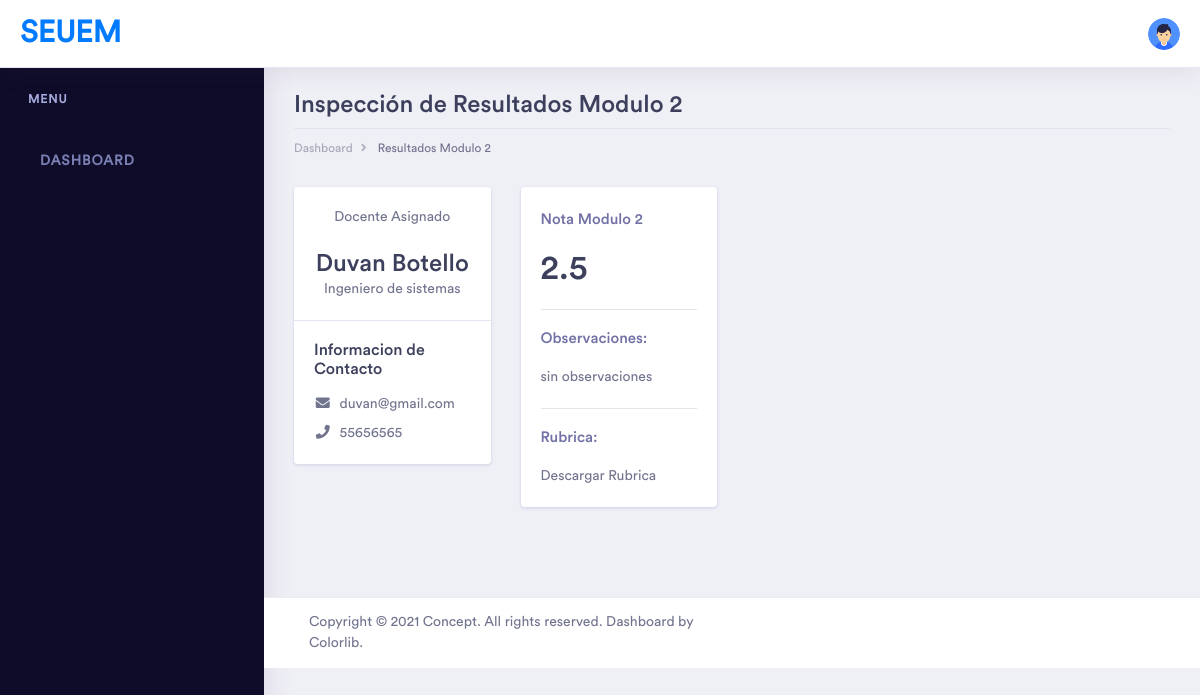
The page /resultadosm2 (signed in) on the database as committed earlier.
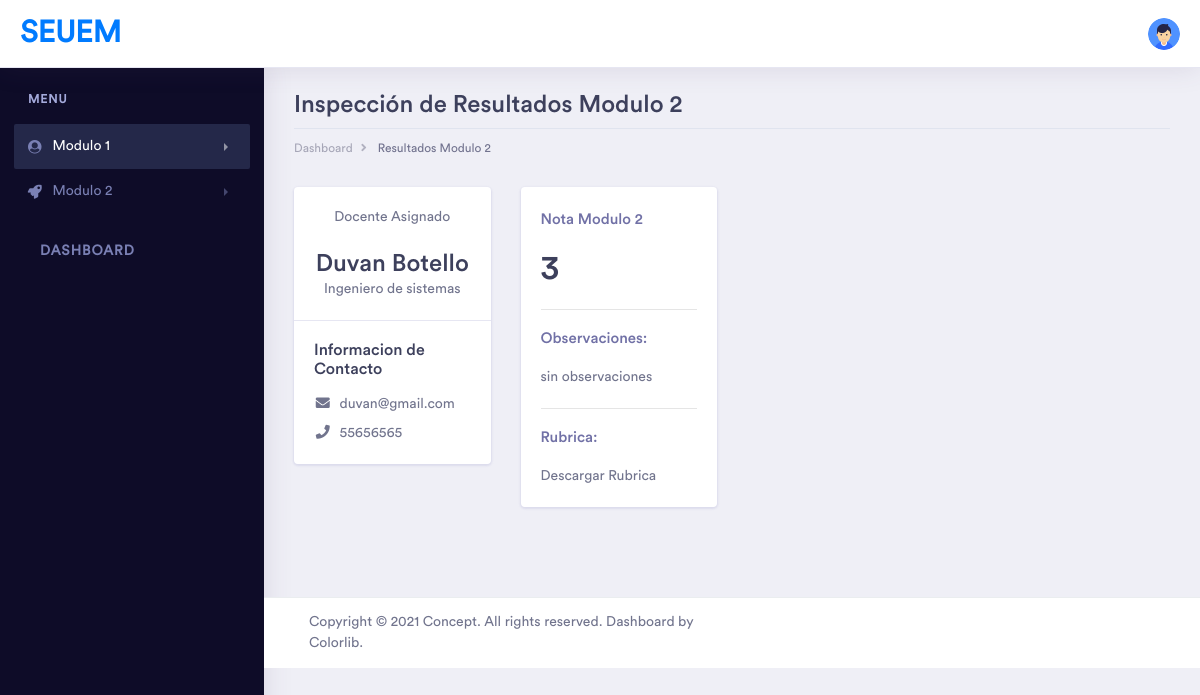
The same page on the database as committed later.
### student/models.py (models this page shows, shortened)
class Estudiantes(models.Model):
    user = models.OneToOneField(User, on_delete=models.CASCADE, primary_key=True)
    nombres = models.CharField(max_length=100, null=True, blank=False, verbose_name=('Nombres'))
    apellidos = models.CharField(max_length=100, null=True, blank=False, verbose_name=('Apellidos'))
    codigo_estudiante = models.CharField(max_length=100, unique=True, null=True, blank=False,
                                         verbose_name=('Codigo Estudiantil'))
    grado = models.ForeignKey(Grade, on_delete=models.CASCADE, null=True, blank=True,
                              verbose_name='Asigne un grado',
                              related_name='Grado', help_text='Seleccione un grado y asignelo')
    edad = models.CharField(max_length=10, null=True, blank=False, verbose_name=('Edad'))
    nombre_acudiente = models.CharField(max_length=100, null=True, blank=False, verbose_name=('Nombre del acudiente'))
    telefono_contacto = models.CharField(max_length=100, null=True, blank=False, verbose_name=('Contacto'))
    correo = models.EmailField(verbose_name=('Correo Electronico'))
    docente = models.OneToOneField(Docentes, on_delete=models.SET_NULL, null=True, blank=True, default=None,
                                   verbose_name='Asigne un docente',
                                   related_name='Docente', help_text='Seleccione un docente y asignelo')
    class Meta:
        verbose_name = 'Estudiante'
        verbose_name_plural = 'Estudiantes'

class Docentes(models.Model):
    nombres = models.CharField(max_length=100, null=True, blank=False, verbose_name=('Nombres'))
    apellidos = models.CharField(max_length=100, null=True, blank=False, verbose_name=('Apellidos'))
    documento = models.CharField(max_length=100, unique=True, null=True, blank=False,
                                 verbose_name=('Documento identidad'))
    edad = models.CharField(max_length=10, null=True, blank=False, verbose_name=('Edad'))
    titulo = models.CharField(max_length=100, null=True, blank=False, verbose_name=('Titulo academico'))
    telefono_contacto = models.CharField(max_length=100, null=True, blank=False, verbose_name=('Contacto'))
    correo = models.EmailField(verbose_name=('Correo Electronico'))
    class Meta:
        verbose_name = 'Docente'
        verbose_name_plural = 'Docentes'

class EntregaArchivos(models.Model):
    estudiante = models.ForeignKey(Estudiantes, on_delete=models.CASCADE)
    codigo_estudiante = models.CharField(max_length=100, null=True, blank=False,
                                         verbose_name=('Codigo Estudiantil'), unique=True)
    formato_guia = models.FileField(upload_to="archivos/", null=True, blank=True,
                                    verbose_name=('Plantilla Guia'))
    nota = models.CharField(max_length=10, null=True, blank=False, verbose_name=('Ingrese Nota'))
    observaciones = models.TextField(null=True, blank=False, verbose_name=('Ingrese Observaciones'))
    rubrica = models.FileField(upload_to="archivos/", null=True, blank=True,
                               verbose_name=('Rebrica de calificacion'))
    class Meta:
        verbose_name = 'Entrega'
        verbose_name_plural = 'Entregas'

### student/views.py (the view)
# urls.py: path('resultadosm2', ResultadosM2View.as_view(), name='resultadosm2'),
class ResultadosM2View(LoginRequiredMixin, View):
    template_name = 'student/resultados_m2.html'
    login_url = reverse_lazy('login:login_student')
    redirect_field_name = None
    def get(self, request, *args, **kwargs):
        return render(request, self.template_name)

### article/templatetags/tag_article.py (called while the page is built)
@register.simple_tag()
def get_convocatoria():
    return Convocatoria.objects.last()

@register.simple_tag()
def get_entrega_all(estudiante):
    estudiante = EntregaArchivos.objects.filter(estudiante=estudiante).first()
    if estudiante:
        return estudiante
    return None

### student/templates/student/resultados_m2.html (shortened to what this page needs)
{% extends 'login/base_das.html' %}
{% load static tag_article %}
{% block titledas %}Inspección de Resultados Modulo 2{% endblock titledas %}
{% block ubicacion_das %}Resultados Modulo 2{% endblock ubicacion_das %}
{% block contentblock %}
    <div class="row">
        {% if request.user.estudiantes.docente %}
            <div class="col-xl-3 col-lg-3 col-md-5 col-sm-12 col-12">
                <div class="card">
                    <div class="card-body">
                        <div class="text-center">Docente Asignado</div>
                        <br>
                        <div class="text-center">
                            <h2 class="font-24 mb-0">{{ request.user.estudiantes.docente.nombres }} {{ request.user.estudiantes.docente.apellidos }}</h2>
                            <p>{{ request.user.estudiantes.docente.titulo }}</p>
                        </div>
                    </div>
                    <div class="card-body border-top">
                        <h3 class="font-16">Informacion de Contacto</h3>
                        <div class="">
                            <ul class="list-unstyled mb-0">
                                <li class="mb-2"><i
                                        class="fas fa-fw fa-envelope mr-2"></i>{{ request.user.estudiantes.docente.correo }}
                                </li>
                                <li class="mb-0"><i
                                        class="fas fa-fw fa-phone mr-2"></i>{{ request.user.estudiantes.docente.telefono_contacto }}
                                </li>
                            </ul>
                        </div>
                    </div>
                </div>
            </div>
        {% endif %}
        {% get_entrega_all request.user.estudiantes as estudiante_entrega %}
        {% if estudiante_entrega.nota %}
            <div class="col-xl-3 col-lg-6 col-md-6 col-sm-12 col-12">
                <div class="card">
                    <div class="card-body">
                        <h5 class="text-muted">Nota Modulo 2</h5>
                        <div class="metric-value d-inline-block">
                            <h1 class="mb-1">{{ estudiante_entrega.nota }}</h1>
                        </div>
                        <hr>
                        <h5 class="text-muted">Observaciones: </h5>
                        <p>{{ estudiante_entrega.observaciones }}</p>
                        <hr>
                        <h5 class="text-muted">Rubrica: </h5>
                        {% if estudiante_entrega.rubrica %}
                            <a href="{{ estudiante_entrega.rubrica.url }}"
                               target="_blank">Descargar Rubrica</a>
                        {% else %}
                            No se ha subido, Rubrica al sistema.
                        {% endif %}
                    </div>
                </div>
            </div>
        {% endif %}
    </div>
{% endblock contentblock %}

### login/templates/login/base_das.html (shortened to what this page needs)
{% load static tag_article %}
<!doctype html>
<html lang="es">
<head>
    <link rel="stylesheet" href="{% static 'assets/vendor/bootstrap/css/bootstrap.min.css' %}">
    <link href="{% static 'assets/vendor/fonts/circular-std/style.css' %}" rel="stylesheet">
    <link rel="stylesheet" href="{% static 'assets/libs/css/style.css' %}">
    <link rel="stylesheet" href="{% static 'assets/vendor/fonts/fontawesome/css/fontawesome-all.css' %}">
    <link rel="stylesheet" href="{% static 'assets/vendor/charts/chartist-bundle/chartist.css' %}">
    <link rel="stylesheet" href="{% static 'assets/vendor/charts/morris-bundle/morris.css' %}">
    <link rel="stylesheet"
          href="{% static 'assets/vendor/fonts/material-design-iconic-font/css/materialdesignicons.min.css' %}">
    <link rel="stylesheet" href="{% static 'assets/vendor/charts/c3charts/c3.css' %}">
    <link rel="stylesheet" href="{% static 'assets/vendor/fonts/flag-icon-css/flag-icon.min.css' %}">
</head>
<body>
<div class="dashboard-main-wrapper">
    {% resultados request.user.estudiantes.codigo_estudiante as resultados_test %}
    {% get_convocatoria as convocatoria %}
    <div class="dashboard-header">
        <nav class="navbar navbar-expand-lg bg-white fixed-top">
            <a class="navbar-brand" href="{% url 'login:dashboard' %}">SEUEM</a>
            <div class="collapse navbar-collapse " id="navbarSupportedContent">
                <ul class="navbar-nav ml-auto navbar-right-top">
                    <li class="nav-item dropdown nav-user">
                        <a class="nav-link nav-user-img" href="#" id="navbarDropdownMenuLink2" data-toggle="dropdown"
                           aria-haspopup="true" aria-expanded="false"><img
                                src="{% static 'assets/avatar.png' %}" alt=""
                                class="user-avatar-md rounded-circle"></a>
                    </li>
                </ul>
            </div>
        </nav>
    </div>
    <div class="nav-left-sidebar sidebar-dark">
        <div class="menu-list">
            <nav class="navbar navbar-expand-lg navbar-light">
                <div class="collapse navbar-collapse" id="navbarNav">
                    <ul class="navbar-nav flex-column">
                        <li class="nav-divider">
                            Menu
                        </li>
                        {% if convocatoria %}
                            {% if convocatoria.activar_convocatoria == False %}
                                {% if resultados_test %}
                                    <li class="nav-item ">
                                        <a class="nav-link active" href="#" data-toggle="collapse" aria-expanded="false"
                                           data-target="#submenu-1" aria-controls="submenu-1"><i
                                                class="fa fa-fw fa-user-circle"></i>Modulo 1</a>
                                    </li>
                                    {% resultados request.user.estudiantes.codigo_estudiante as resultados_test %}
                                    {% if resultados_test %}
                                        {% if resultados_test.puntos_totales >= 75 %}
                                            <li class="nav-item">
                                                <a class="nav-link" href="#" data-toggle="collapse"
                                                   aria-expanded="false"
                                                   data-target="#submenu-2" aria-controls="submenu-2"><i
                                                        class="fa fa-fw fa-rocket"></i>Modulo
                                                    2</a>
                                            </li>
                                        {% endif %}
                                    {% endif %}
                                {% endif %}
                            {% endif %}
                        {% endif %}
                        <li class="nav-divider">
                            <a class="nav-link" href="{% url 'login:dashboard' %}">Dashboard</a>
                        </li>
                    </ul>
                </div>
            </nav>
        </div>
    </div>
    <div class="dashboard-wrapper">
        <div class="dashboard-ecommerce">
            <div class="container-fluid dashboard-content ">
                <div class="row">
                    <div class="col-xl-12 col-lg-12 col-md-12 col-sm-12 col-12">
                        <div class="page-header">
                            <h2 class="pageheader-title">{% block titledas %}{% endblock titledas %} </h2>
                            <div class="page-breadcrumb">
                                <nav aria-label="breadcrumb">
                                    <ol class="breadcrumb">
                                        <li class="breadcrumb-item"><a href="#" class="breadcrumb-link">Dashboard</a>
                                        </li>
                                        <li class="breadcrumb-item active" aria-current="page">
                                            {% block ubicacion_das %}{% endblock ubicacion_das %}
                                        </li>
                                    </ol>
                                </nav>
                            </div>
                        </div>
                    </div>
                </div>
                {% block contentblock %}
                {% endblock contentblock %}
            </div>
        </div>
        <div class="footer">
            <div class="container-fluid">
                <div class="row">
                    <div class="col-xl-6 col-lg-6 col-md-6 col-sm-12 col-12">
                        Copyright © 2021 Concept. All rights reserved. Dashboard by <a href="">Colorlib</a>.
                    </div>
                </div>
            </div>
        </div>
    </div>
</div>
</body>
</html>

Rows that differ between the two databases and show on the page:
changed EntregaArchivos "sin observaciones": nota "2.5" → "3"
Other text that changed with them:
text now shown: "Modulo 1 Modulo 2"
